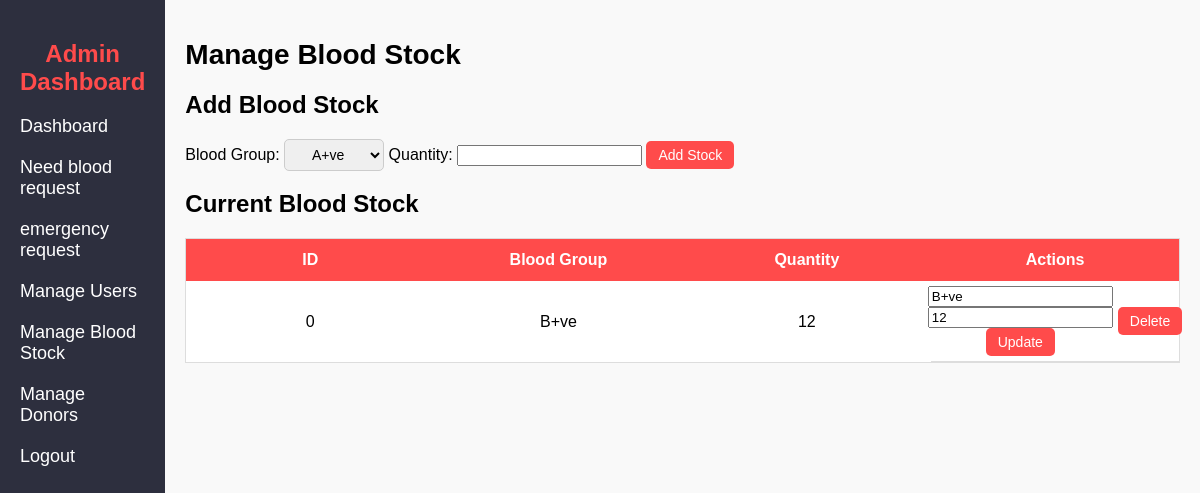
/manage_blood_stock.php (signed in), run on the app's committed database.
### tables this page shows
CREATE TABLE IF NOT EXISTS `blood_stock` (
  `id` int(11) NOT NULL,
  `blood_group` varchar(10) NOT NULL,
  `quantity` int(10) NOT NULL,
  PRIMARY KEY (`id`)
);

### manage_blood_stock.php (the view, shortened to what this page needs)
<?php
require 'dbcon.php';
?>
<!DOCTYPE html>
<html lang="en">
<head>
    <link rel="stylesheet" href="admin_dashboard.css">
</head>
<body>
    <div class="container">
       <?php
        include("adminheader.php")
       ?>
        <div class="main-content">
            <header>
                <h1>Manage Blood Stock</h1>
            </header>
            <section>
                <h2>Add Blood Stock</h2>
                <form method="POST" class="add-stock-form">
                    <label for="blood_group">Blood Group:</label>
                    <select name="blood_group" required>
                        <option value="A+ve">A+ve</option>
                    </select>
                    <label for="quantity">Quantity:</label>
                    <input type="number" name="quantity" required>
                    <button type="submit" name="add">Add Stock</button>
                </form>
            </section>
            <section>
    <h2>Current Blood Stock</h2>
    <table>
        <thead>
            <tr>
                <th>ID</th>
                <th>Blood Group</th>
                <th>Quantity</th>
                <th>Actions</th>
            </tr>
        </thead>
        <tbody>
            <?php
            $query = "SELECT * FROM blood_stock";
            $result = mysqli_query($conn, $query);
            if (mysqli_num_rows($result) > 0) {
                while ($row = mysqli_fetch_assoc($result)) {
                    echo "<tr>";
                    echo "<td>" . $row['id'] . "</td>";
                    echo "<td>" . $row['blood_group'] . "</td>";
                    echo "<td>" . $row['quantity'] . "</td>";
                    echo "<td>
                        <form method='POST' style='display:inline;'>
                            <input type='hidden' name='stock_id' value='" . $row['id'] . "'>
                            <input type='text' name='blood_group' value='" . $row['blood_group'] . "' required>
                            <input type='number' name='quantity' value='" . $row['quantity'] . "' required>
                            <button type='submit' name='update'>Update</button>
                        </form>
                        <form method='POST' style='display:inline;' onsubmit='return confirm(\"Are you sure you want to delete this stock?\");'>
                            <input type='hidden' name='delete_id' value='" . $row['id'] . "'>
                            <button type='submit' name='delete'>Delete</button>
                        </form>
                      </td>";
                    echo "</tr>";
                }
            } else {
                echo "<tr><td colspan='4'>No blood stock available</td></tr>";
            }
            ?>
        </tbody>
    </table>
</section>
        </div>
    </div>
</body>
</html>

### admin_dashboard.css (style rules this page uses)
body { font-family: Arial, sans-serif; margin: 0; padding: 0; background-color: #f9f9f9; }
.container { display: flex; height: 100vh; }
.main-content { flex-grow: 1; padding: 20px; }
.main-content header h1 { font-size: 28px; margin-bottom: 10px; }
table { width: 100%; border-collapse: collapse; background-color: white; border: 1px solid #ddd; table-layout: fixed; }
th { background-color: #ff4b4b; color: white; padding: 12px; text-align: center; font-size: 16px; white-space: nowrap; }
td { padding: 10px; text-align: center; border-bottom: 1px solid #ddd; vertical-align: middle; }
td:last-child { display: flex; flex-direction: row; align-items: center; justify-content: center; gap: 5px; padding: 5px; width: auto; min-width: 150px; }
select { padding: 6px; width: auto; min-width: 100px; border-radius: 5px; border: 1px solid #ccc; font-size: 14px; text-align: center; }
button { padding: 6px 12px; background-color: #ff4b4b; color: white; border: none; cursor: pointer; border-radius: 5px; font-size: 14px; text-align: center; }

### data on the page
blood_stock: id "0", blood_group "B+ve", quantity "12"
